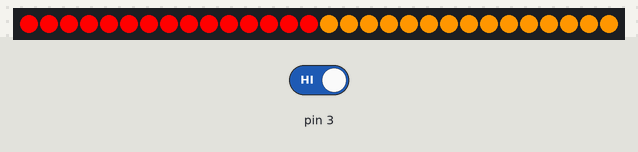
This sketch was run on a simulated Arduino Uno, built with avr-gcc and run on an emulated ATmega328P. On the bench: 30 RGB LEDs in strip order, left to right. The inputs (shaded band) are chosen by the test bench; at power-on: pin 3 HIGH. Dim RGB values are drawn brighter than linear.

Above: at 2.5 s.
2.6 s: pin 3 driven LOW
At 4.27 s:
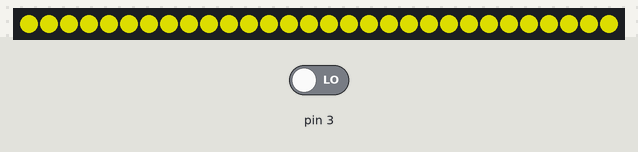

The sketch:

LEDTesting.ino
```cpp
#include <Adafruit_NeoPixel.h>

#define PIN 6

// Parameter 1 = number of pixels in strip
// Parameter 2 = Arduino pin number (most are valid)
// Parameter 3 = pixel type flags, add together as needed:
//   NEO_KHZ800  800 KHz bitstream (most NeoPixel products w/WS2812 LEDs)
//   NEO_KHZ400  400 KHz (classic 'v1' (not v2) FLORA pixels, WS2811 drivers)
//   NEO_GRB     Pixels are wired for GRB bitstream (most NeoPixel products)
//   NEO_RGB     Pixels are wired for RGB bitstream (v1 FLORA pixels, not v2)
Adafruit_NeoPixel strip = Adafruit_NeoPixel(30, PIN, NEO_GRB + NEO_KHZ800);

// IMPORTANT: To reduce NeoPixel burnout risk, add 1000 uF capacitor across
// pixel power leads, add 300 - 500 Ohm resistor on first pixel's data input
// and minimize distance between Arduino and first pixel.  Avoid connecting
// on a live circuit...if you must, connect GND first.

void setup()
{
  pinMode(3, INPUT);
  strip.begin();
  strip.show(); // Initialize all pixels to 'off'
}

void loop()
{
  // start actual LED logic below
  if(digitalRead(3)==LOW)
  {
    for(int i = 15; i>=0; i--)
    {
      int temp = (15-i)+15;
      strip.setPixelColor(i, 150, 150, 0);
      strip.setPixelColor(temp, 150, 150, 0);
      strip.show();
      delay(50);
    }
    for(int i = 0; i<=30; i++)
    {
      strip.setPixelColor(i,0,0,0);
      strip.show();
    }
  }
  else
  {
    for(int i = 15; i>=0; i--)
    {
      int temp = (15-i)+15;
      strip.setPixelColor(i, 255, 0, 0);
      strip.setPixelColor(temp, 255, 150, 0);
      strip.show();
      delay(50);
    }
    for(int i = 0; i<=30; i++)
    {
      strip.setPixelColor(i,0,0,0);
      strip.show();
    }
  }
}
```

Measured:
- after the input at 2.6 s, the LEDs: first differ from a run without the input after 0.86 s (image 1 shows a later state)
